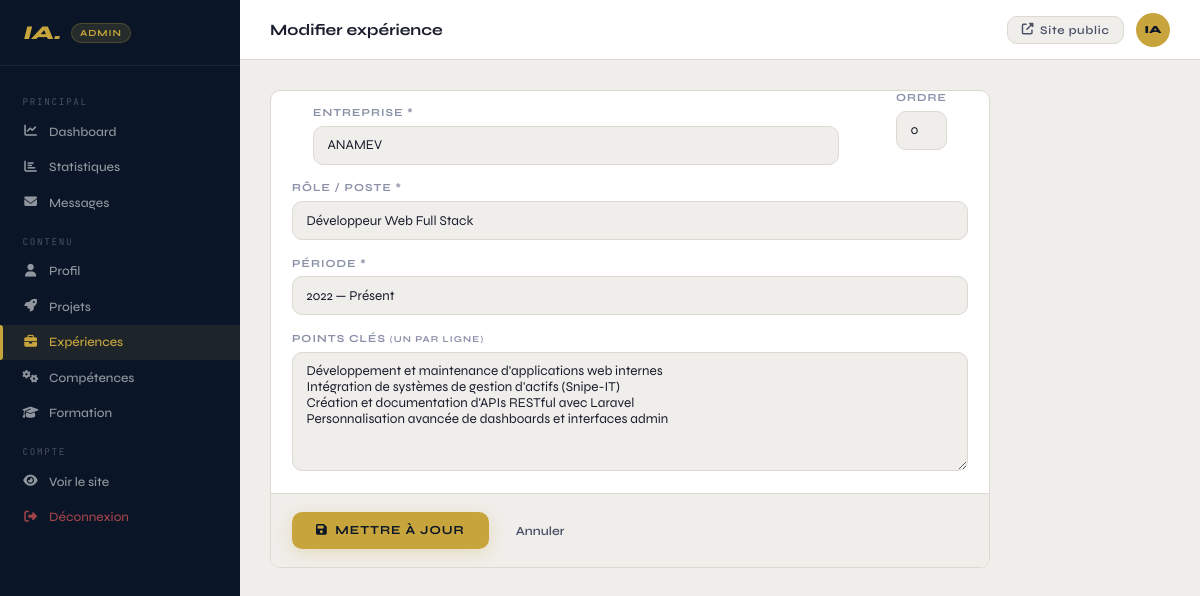
The app's page /admin/experiences/1/edit (signed in) with its own data.
### app.py (models this page shows)
class Experience(db.Model):
    id          = db.Column(db.Integer, primary_key=True)
    company     = db.Column(db.String(100), nullable=False)
    role        = db.Column(db.String(200), nullable=False)
    period      = db.Column(db.String(80),  nullable=False)
    bullets     = db.Column(db.Text,        default='[]')   # JSON list
    order       = db.Column(db.Integer,     default=0)
    created_at  = db.Column(db.DateTime,    default=datetime.utcnow)
    def get_bullets(self):
        return json.loads(self.bullets or '[]')

### app.py (the view, shortened to what this page needs)
@app.route('/admin/experiences/<int:eid>/edit', methods=['GET', 'POST'])
@login_required
def admin_experience_edit(eid):
    e = Experience.query.get_or_404(eid)
    return render_template('admin/experience_form.html', exp=e)

### app.py (called while the page is built)
@login_manager.user_loader
def load_user(user_id):
    return Admin.query.get(int(user_id))

### templates/admin/experience_form.html (shortened to what this page needs)
{% extends "admin/base.html" %}
{% block page_title %}{{ 'Modifier' if exp else 'Nouvelle' }} expérience{% endblock %}
{% block content %}
<div class="form-single">
  <div class="dash-card">
    <form method="POST">
      <div class="fg-row">
        <div class="fg"><label>Entreprise *</label><input type="text" name="company" value="{{ exp.company if exp else '' }}" required/></div>
        <div class="fg" style="flex:0 0 80px"><label>Ordre</label><input type="number" name="order" value="{{ exp.order if exp else 0 }}" min="0"/></div>
      </div>
      <div class="fg"><label>Rôle / Poste *</label><input type="text" name="role" value="{{ exp.role if exp else '' }}" required/></div>
      <div class="fg"><label>Période *</label><input type="text" name="period" value="{{ exp.period if exp else '' }}" placeholder="2022 — Présent" required/></div>
      <div class="fg">
        <label>Points clés <small>(un par ligne)</small></label>
        <textarea name="bullets" rows="6" placeholder="Développement d'applications web internes&#10;Intégration d'APIs RESTful&#10;...">{{ exp.get_bullets()|join('\n') if exp else '' }}</textarea>
      </div>
      <div class="form-actions">
        <button type="submit" class="btn-submit"><i class="fas fa-save"></i> {{ 'Mettre à jour' if exp else 'Créer' }}</button>
        <a href="{{ url_for('admin_experiences') }}" class="btn-cancel">Annuler</a>
      </div>
    </form>
  </div>
</div>
{% endblock %}

### static/css/admin.css (style rules this page uses)
*, *::before, *::after { box-sizing: border-box; margin: 0; padding: 0; }
html { font-size: 15px; }
:root { --bg: #f0eeea; --bg2: #e8e5df; --surface: #ffffff; --border: #ddd9d0; --navy: #0a1628; --gold: #c8a53c; --gold-lt: #e4c76b; --gold-dim: rgba(200,165,60,.12); --text: #1a1e2e; --text2: #4a5068; --text3: #8a90a8; --red: #e05555; --green: #4caf78; --blue: #4c8eaf; --sidebar-w: 240px; --topbar-h: 60px; --radius: 10px; }
body { font-family: 'Syne', sans-serif; background: var(--bg); color: var(--text); }
.admin-body { display: flex; min-height: 100vh; }
.dash-card { background: var(--surface); border: 1px solid var(--border); border-radius: var(--radius); overflow: hidden; }
.fg { margin-bottom: 1.1rem; }
.fg label { display: block; font-size: .72rem; font-weight: 700; letter-spacing: .1em; text-transform: uppercase; color: var(--text3); margin-bottom: .45rem; }
.fg input, .fg textarea, .fg select { width: 100%; background: var(--bg); border: 1px solid var(--border); border-radius: var(--radius); color: var(--text); font-family: 'Syne', sans-serif; font-size: .9rem; padding: .7rem .9rem; outline: none; transition: border-color .2s, background .2s, box-shadow .2s; }
.fg textarea { resize: vertical; min-height: 100px; }
.fg-row { display: flex; gap: 1rem; }
.fg-row .fg { flex: 1; }
.form-single { max-width: 720px; }
.dash-card .fg { padding: 0 1.4rem; }
.dash-card .fg:first-of-type { margin-top: 1rem; }
.dash-card .fg-row { padding: 0 1.4rem; }
.form-actions { display: flex; align-items: center; gap: .8rem; padding: 1.2rem 1.4rem; border-top: 1px solid var(--border); background: var(--bg); margin-top: 1.2rem; }
.btn-submit { display: inline-flex; align-items: center; gap: .5rem; background: var(--gold); color: var(--navy); border: none; padding: .75rem 1.6rem; border-radius: var(--radius); font-family: 'Syne', sans-serif; font-size: .82rem; font-weight: 700; letter-spacing: .08em; text-transform: uppercase; cursor: pointer; transition: background .2s, transform .15s, box-shadow .2s; box-shadow: 0 4px 16px rgba(200,165,60,.25); }
.btn-cancel { color: var(--text2); text-decoration: none; font-size: .83rem; font-weight: 600; padding: .75rem 1rem; transition: color .2s; }

### records on screen
Experience: company "ANAMEV", order "0", role "Développeur Web Full Stack", period "2022 — Présent", bullets "Développement et maintenance d'applications web internes Intégration de systèmes de gestion d'actifs (Snipe-IT) Création et documentation d'APIs RESTful avec Laravel Personnalisation avancée de dashboards et interfaces admin"

### other values on screen
{{ 'Modifier' if exp else 'Nouvelle' }} "Modifier"
{{ 'Mettre à jour' if exp else 'Créer' }} "METTRE À JOUR"
